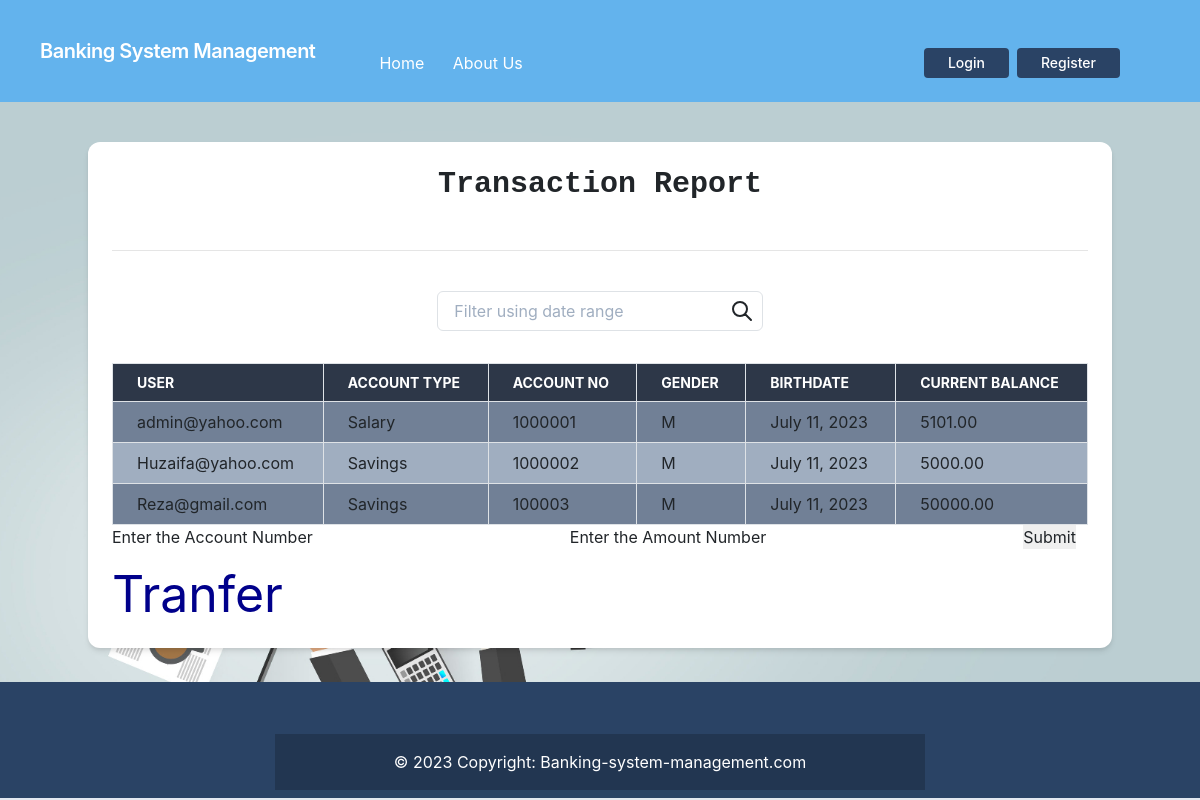
Screenshot of /tranfer/transfer/ with the database file from the repository.
### accounts/models.py (models this page shows, shortened)
class UserBankAccount(models.Model):
    user = models.OneToOneField(
        User,
        related_name='account',
        on_delete=models.CASCADE,
    )
    account_type = models.ForeignKey(
        BankAccountType,
        related_name='accounts',
        on_delete=models.CASCADE
    )
    account_no = models.PositiveIntegerField(unique=True)
    gender = models.CharField(max_length=1, choices=GENDER_CHOICE)
    birth_date = models.DateField(null=True, blank=True)
    balance = models.DecimalField(
        default=0,
        max_digits=12,
        decimal_places=2
    )
    interest_start_date = models.DateField(
        null=True, blank=True,
        help_text=(
            'The month number that interest calculation will start from'
        )
    )
    initial_deposit_date = models.DateField(null=True, blank=True)

class User(AbstractUser):
    username = None
    email = models.EmailField(unique=True, null=False, blank=False)
    objects = UserManager()
    USERNAME_FIELD = 'email'
    REQUIRED_FIELDS = []
    def __str__(self):
        return self.email

class BankAccountType(models.Model):
    name = models.CharField(max_length=128)
    maximum_withdrawal_amount = models.DecimalField(
        decimal_places=2,
        max_digits=12
    )
    annual_interest_rate = models.DecimalField(
        validators=[MinValueValidator(0), MaxValueValidator(100)],
        decimal_places=2,
        max_digits=5,
        help_text='Interest rate from 0 - 100'
    )
    interest_calculation_per_year = models.PositiveSmallIntegerField(
        validators=[MinValueValidator(1), MaxValueValidator(12)],
        help_text='The number of times interest will be calculated per year'
    )
    def __str__(self):
        return self.name

### transfer/views.py (the view)
# urls.py: path('tranfer/', include('transfer.urls')),
def transfer(request):
    userbankaccount = UserBankAccount.objects.all()
    context ={'userbankaccount': userbankaccount}
    return render(request, 'transfer/transfer.html',context)

### templates/transfer/transfer.html (shortened to what this page needs)
{% extends 'core/base.html' %} {% load static %} {% block head_title %}Banking System{% endblock %}
 {% block content %}
 <div class="my-10 py-3 px-4 bg-white rounded-xl shadow-md">
    <h1 class="font-mono font-bold text-3xl text-center pb-5 pt-2">Transaction Report</h1>
    <hr />
 <form method="get" id="filter">
	<div class="flex justify-center">
		<div class="mt-10 h-10 pl-3 pr-2 bg-white border rounded-md border-gray-500 flex justify-between items-center relative  w-4/12">
			<input type="search" name="daterange" id="search" placeholder="Filter using date range" class="appearance-none w-full outline-none focus:outline-none active:outline-none" autocomplete="off" value="{{ request.GET.daterange}}" />
			<button type="submit" class="ml-1 outline-none focus:outline-none active:outline-none">
				<svg fill="none" stroke="currentColor" stroke-linecap="round" stroke-linejoin="round" stroke-width="2" viewBox="0 0 24 24" class="w-6 h-6">
					<path d="M21 21l-6-6m2-5a7 7 0 11-14 0 7 7 0 0114 0z"></path>
				</svg>
			</button>
		</div>
	</div>
</form>
	<table class="table-auto mx-auto w-full mt-8 border-collapse">
	<thead class="bg-gray-800 text-white">
		<tr class="uppercase font-semibold text-sm">
			<th class=" border border-black px-4 py-2">User</th>
			<th class=" border border-black px-4 py-2">Account Type</th>
			<th class=" border border-black px-4 py-2">account No</th>
			<th class=" border border-black px-4 py-2">Gender</th>
			<th class=" border border-black px-4 py-2">Birthdate</th>
			<th class=" border border-black px-4 py-2">Current Balance</th>
		</tr>
	</thead>
	<tbody>
		{% for list in userbankaccount %}
		<tr class="{% cycle 'bg-gray-600' 'bg-gray-500' %}">
			<td class="border border-blue-900 px-4 py-2"> {{list.user}} </td>
			<td class="border border-blue-900 px-4 py-2"> {{list.account_type}} </td>
			<td class="border border-blue-900 px-4 py-2"> {{list.account_no}} </td>
			<td class="border border-blue-900 px-4 py-2"> {{list.gender}} </td>
			<td class="border border-blue-900 px-4 py-2"> {{list.birth_date}} </td>
			<td class="border border-blue-900 px-4 py-2"> {{list.balance}} </td>
		</tr>
		{% endfor %}
	</tbody>
</table>
<div>
    <form action="" method="POST">
            <label>Enter the Account Number</label>
            <input type="text" name="acount_no">
            <label>Enter the Amount Number</label>
            <input type="number" name="amountno">
          <input type="submit" name="transfer">
        </form>
</div>
<a href=" {% url 'maketransfer' %} " style="background-color: white; color: darkblue;font-size: 50px"> <button> Tranfer </button></a>
</div>
{% endblock %}

### templates/core/base.html (shortened to what this page needs)
{% load static %}
<!DOCTYPE html>
<html lang="en">
    <head>
    <link rel="stylesheet" href="{% static 'css/bootstrap.css' %}" />
    <link rel="stylesheet" href="https://stackpath.bootstrapcdn.com/font-awesome/4.7.0/css/font-awesome.min.css">
        <link href="https://unpkg.com/tailwindcss@^1.0/dist/tailwind.min.css" rel="stylesheet">
    </head>
    <body class="bg-gray-100">
        {% block body %}
            {% include 'core/navbar.html' %}
            <div class="lg:container lg:mx-auto" id="main">
                {% block content %}{% endblock %}
            </div>
            {% include 'core/footer.html' %}
        {% endblock %}
    </body>
</html>

### templates/core/navbar.html (shortened to what this page needs)
<nav class="flex items-center justify-between flex-wrap bg-blue-400 p-6 px-10">
    <div class="flex items-center flex-shrink-0 text-white mr-6">
        <span class="font-semibold text-xl tracking-tight text-white">Banking System Management</span>
    </div>
    <div class="w-full block flex-grow lg:flex lg:items-center lg:w-auto px-10">
        <div class="text-md lg:flex-grow">
            <a href=" {% url 'home' %} " class="block mt-4 lg:inline-block lg:mt-0 text-white hover:text-white mr-4">
                Home
            </a>
            <a href="{% url 'aboutus' %} " class="block mt-4 lg:inline-block lg:mt-0 text-white hover:text-white mr-4">
                About Us
            </a>
        </div>
        {% if request.user.is_authenticated %}
            <div class="text-md lg:flex-grow">
                <a href="{% url 'transactions:transaction_report' %}" class="block mt-4 lg:inline-block lg:mt-0 text-white hover:text-white mr-4">
                    Home
                </a>
                <a href="{% url 'transactions:deposit_money' %}" class="block mt-4 lg:inline-block lg:mt-0 text-white hover:text-white mr-4">
                    Deposit
                </a>
                <a href="{% url 'transactions:withdraw_money' %}" class="block mt-4 lg:inline-block lg:mt-0 text-white hover:text-white">
                    Withdraw
                </a>
                <a href="{% url 'transfer' %} " class="block mt-4 lg:inline-block lg:mt-0 text-white hover:text-white">
                    Transfer
                </a>
                <a href=" {% url 'exchange' %}  " class="block mt-4 lg:inline-block lg:mt-0 text-white hover:text-white">
                    Exchange
                </a>
            </div>
            <div class="flex w-auto">
                <div class="text-blue-900 my-auto font-black px-5">Welcome, {{ request.user.first_name }} {{ request.user.last_name }}!</div>
                <a href="{% url 'accounts:user_logout' %}" class="mx-2 inline-block font-medium text-sm px-4 py-2 leading-none bg-blue-900 rounded text-white border-white hover:border-transparent hover:text-gray-800 hover:bg-white mt-4 lg:mt-0">Logout</a>
            </div>
        {% else %}
            <div>
                <a href="{% url 'accounts:user_login' %}" class="mr-2 inline-block font-medium text-sm px-4 py-2 leading-none bg-blue-900 rounded text-white border-white hover:border-transparent hover:text-gray-800 hover:bg-white mt-4 lg:mt-0">
                    Login</a>
            </div>
            <div>
             <a href="{% url 'accounts:user_registration' %}" class="inline-block font-medium text-sm px-4 py-2 leading-none bg-blue-900 rounded text-white border-white hover:border-transparent hover:text-gray-800 hover:bg-white mt-4 lg:mt-0 margin-left: 4px;">
                Register</a>
            </div>
                <html>
<head>
</head>
<body>
<body>
</body>
</html>
        {% endif %}
    </div>
</nav>

### templates/core/footer.html
<footer class="footer bg-blue-900 text-white relative pt-1 border-b-2 mt-10">
    <div class="container mx-auto px-6">
        <div class="mt-5 flex flex-col items-center">
            <div class="sm:w-2/3 text-center py-0 pb-2">
                <div class="text-center p-3" style="background-color: rgba(0, 0, 0, 0.2);">
                    © 2023 Copyright:
                    <a class="text-white" href="#">Banking-system-management.com</a>
                  </div>
            </div>
        </div>
    </div>
</footer>

### rows the page displays
UserBankAccount: user "admin@yahoo.com", account_type "Salary", account_no "1000001", gender "M", birth_date "July 11, 2023", balance "5101.00"
UserBankAccount: user "Huzaifa@yahoo.com", account_type "Savings", account_no "1000002", gender "M", birth_date "July 11, 2023", balance "5000.00"
UserBankAccount: user "Reza@gmail.com", account_type "Savings", account_no "100003", gender "M", birth_date "July 11, 2023", balance "50000.00"
